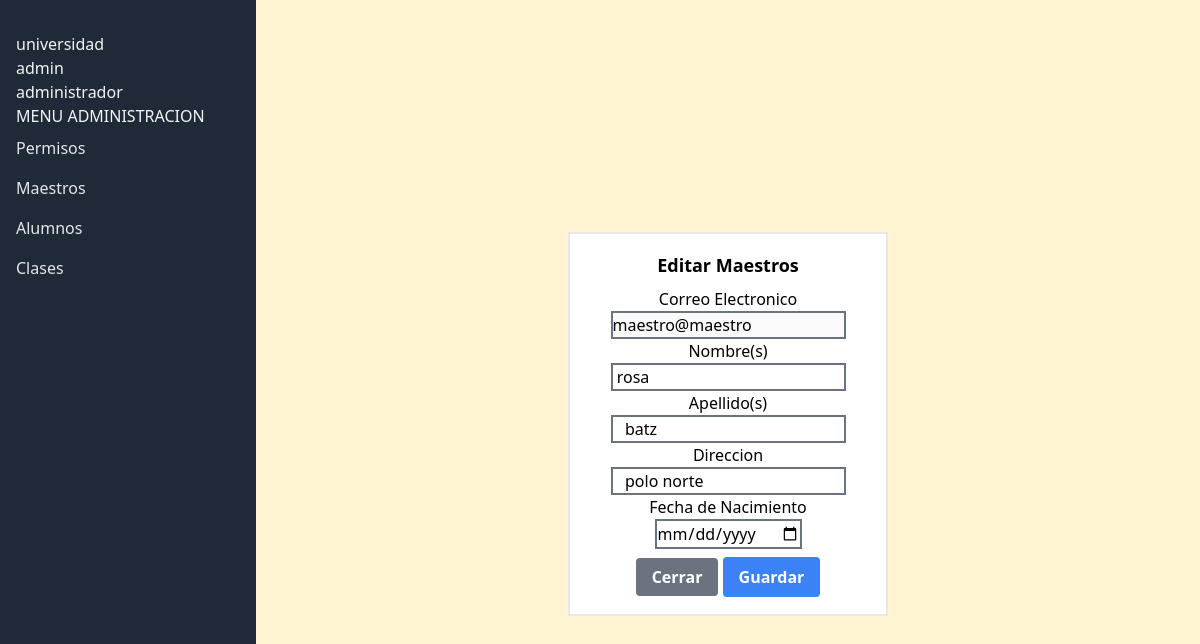
Screenshot of /admin/maestros/edit?id=30 with the database file from the repository.
### tables this page shows
CREATE TABLE `usuarios` (
  `id` int(11) NOT NULL AUTO_INCREMENT,
  `correo` varchar(100) DEFAULT NULL,
  `password` varchar(250) DEFAULT NULL,
  `nombre` varchar(100) DEFAULT NULL,
  `apellido` varchar(100) DEFAULT NULL,
  `direccion` varchar(100) DEFAULT NULL,
  `fecha_nac` date DEFAULT NULL,
  `rol` int(11) DEFAULT NULL,
  `id_materias` int(11) DEFAULT NULL,
  PRIMARY KEY (`id`),
  KEY `usuarios_FK` (`rol`),
  KEY `usuarios_FK_1` (`id_materias`),
  CONSTRAINT `usuarios_FK` FOREIGN KEY (`rol`) REFERENCES `roles` (`id_rol`) ON DELETE CASCADE,
  CONSTRAINT `usuarios_FK_1` FOREIGN KEY (`id_materias`) REFERENCES `materia` (`id`) ON DELETE SET NULL
);

### Controllers/AdminController.php (called while the page is built, shortened)
<?php
class AdminController
{
    protected $model;
    public function __construct()
    {
        $this->model = new User();
    }
    public function editmaestros($id)
    {
        $data = $this->model->find($id);
        include $_SERVER["DOCUMENT_ROOT"] . "/views/admin/edit_maestro.php";
    }
}

### config/database.php (called while the page is built)
<?php
return [
    "host" => "localhost",
    "dbname" => "universidad",
    "username" => "root",
    "password" => ""
];

### Models/Mode.php (called while the page is built, shortened)
<?php
class Model
{
    private $db;
    protected $table;
    public function __construct()
    {
        $config = include($_SERVER["DOCUMENT_ROOT"] . "/config/database.php");
        try {
            $this->db = new mysqli(
                $config["host"],
                $config["username"],
                $config["password"],
                $config["dbname"]
            );
        } catch (mysqli_sql_exception $e) {
            echo "Error: " . $e->getMessage();
        }
    }
    public function find($id)
    {
        $res = $this->db->query("select * from {$this->table} where id = $id");
        $data = $res->fetch_assoc();
        return $data;
    }
}

### views/admin/edit_maestro.php (the view, shortened to what this page needs)
<!DOCTYPE html>
<html lang="en">
<head>
    <script src="https://cdn.tailwindcss.com"></script>
</head>
<body>
    <div class="flex">
        <div class="bg-gray-800 text-gray-100 w-64 px-4 py-8 h-screen">
            <div class="border-b-1 border-solid space-y-10">
                <h1> universidad</h1>
            </div>
            <div class=" ">
                <p>admin</p>
                <p>administrador</p>
            </div>
            <div>
                <nav>
                    <p>MENU ADMINISTRACION </p>
                    <a href="/admin/permisos" class="block py-2 text-gray-200 hover:bg-gray-700 hover:text-white">
                        Permisos</a>
                    <a href="/admin/maestros" class="block py-2 text-gray-200 hover:bg-gray-700 hover:text-white">
                        Maestros</a>
                    <a href="/admin/alumnos" class="block py-2 text-gray-200 hover:bg-gray-700 hover:text-white">
                        Alumnos</a>
                    <a href="/admin/clases" class="block py-2 text-gray-200 hover:bg-gray-700 hover:text-white">
                        Clases</a>
                </nav>
            </div>
        </div>
        <div class="pt-4 flex-1 flex items-center justify-center bg-[#fff5d2]">
            <div class="border-2 border-solid  w-80 h-96 flex flex-col items-center justify-center bg-white ">
                <form action="/admin/maestro/editar" method="post" class="">
                    <div class=" flex  flex-col  items-center justify-center h-screen ">
                        <h1 class=" font-bold text-lg pb-2 ">Editar Maestros</h1>
                        <label for="">Correo Electronico</label>
                        <input class="border-2 border-solid border-gray-500 " type="text" disabled
                            value="<?= $data['correo'] ?> " name="correo">
                        <label for="">Nombre(s) </label>
                        <input class="border-2 border-solid border-gray-500 " type="text"
                            value=" <?= $data['nombre'] ?>" name="nombre">
                        <label for="">Apellido(s) </label>
                        <input class="border-2 border-solid border-gray-500 " type="text"
                            value=" <?= $data['apellido'] ?>" name="apellido">
                        <label for="">Direccion</label>
                        <input class="border-2 border-solid border-gray-500 " type="text"
                            value=" <?= $data['direccion'] ?>" name="direccion">
                        <label for="">Fecha de Nacimiento</label>
                        <input class="border-2 border-solid border-gray-500 " type="date"
                            value=" <?= $data['fecha_nac'] ?>" name="fecha_nac">
                        <div class="pt-2">
                            <a class="bg-gray-500 text-white font-bold py-2 px-4 rounded" href="/admin/maestros">
                                Cerrar</a>
                            <button class="bg-blue-500 text-white font-bold py-2 px-4 rounded"
                                type="submit">Guardar</button>
                        </div>
                    </div>
            </div>
        </div>
</body>
</html>

### rows the page displays
usuarios: correo "maestro@maestro", nombre "rosa", apellido "batz", direccion "polo norte"
